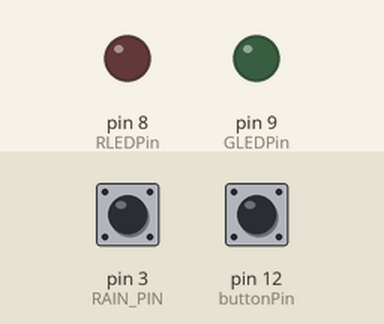
Recording of a sketch running on a simulated Arduino Uno, built with avr-gcc and run on an emulated ATmega328P. Shown: output pins drawn as LEDs (lit = HIGH). Inputs (shaded band) come from the test bench; at power-on: pin 12 (buttonPin) LOW, pin 3 (RAIN_PIN) HIGH. What the sketch prints to the serial monitor is not drawn.

Above: at 1.2 s.
1.3 s: pin 12 (buttonPin) pulled HIGH for 0.15 s
At 2.5 s:
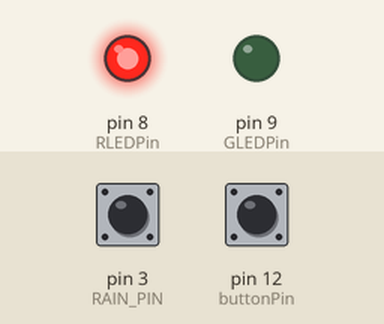
2.9 s: pin 12 (buttonPin) pulled HIGH for 1 s
At 3.9 s:
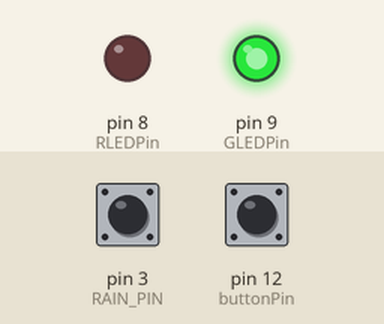
5.4 s: pin 12 (buttonPin) pulled HIGH for 3.2 s
At 5.8 s:
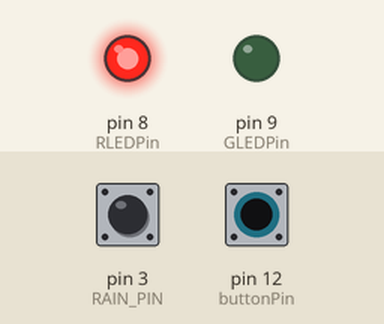
Timing chart, 0 to 8.4 s (numbered marks = the images above; inputs shaded):
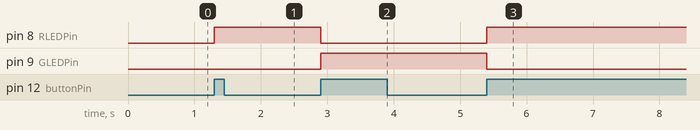

Measured:
- after the input at 1.3 s, pin 8 (RLEDPin): LOW → HIGH at once
- after the input at 2.9 s, pin 8 (RLEDPin): HIGH → LOW at once; pin 9 (GLEDPin): LOW → HIGH at once
- after the input at 5.4 s, pin 8 (RLEDPin): LOW → HIGH at once; pin 9 (GLEDPin): HIGH → LOW at once

The sketch:

ttb_push_button_toggle_switch.ino
```cpp
int LEDState=0;
int RLEDPin=8;
int GLEDPin=9;
int buttonPin=12;
int buttonNew;
int buttonOld=1;
int dt=100;

#include <Chrono.h>

/////////////////////////////Tipping Bucket definitions/////////////////////////////////
#define       RAIN_PIN                          3               //Tipping bucket input
#define       CALC_INTERVAL                     1000            //Increment of measurements in milliseconds
#define       DEBOUNCE_TIME                     80              //Time in milliseconds to get through bounce noise

const double  bucketAmount        =             0.408;          //mm equivalent of ml to trip the bucket
double        totalRain           =             0.0;
double        rainRate            =             0.0;

unsigned long nextCalc;                                         //"Average Switch closure time is 135 ms"
unsigned long timer;                                            //"Bounce Settling Time: 0.75 ms"

unsigned int  rainTrigger         =             0;
unsigned long last_micros_rg;                                   //will store last time bucket tipped
unsigned long tipTime;

void countingRain() {
  if ((long)(micros() - last_micros_rg) >= DEBOUNCE_TIME) {
   tipTime = (micros() - last_micros_rg);
   rainTrigger += 1;
   last_micros_rg = micros();
  }
}
//////////////////////////////////////////////
#include  "DHT.h";
#include  "NewPing.h"

#define   DHTPIN            7                        // DHT-11 Output Pin connection
#define   DHTTYPE           DHT11                    // DHT Type is DHT 11 (AM2302)
#define   TRIGGER_PIN_1     10
#define   ECHO_PIN_1        10
#define   TRIGGER_PIN_2     5
#define   ECHO_PIN_2        5
#define   MAX_DISTANCE      400

NewPing sonar1(TRIGGER_PIN_1, ECHO_PIN_1, MAX_DISTANCE);
NewPing sonar2(TRIGGER_PIN_2, ECHO_PIN_2, MAX_DISTANCE);

double    hum;                                        // Stores humidity value in percent
double    temp;                                       // Stores temperature value in Celcius
double    duration1;                                  // Stores First HC-SR04 pulse duration value
double    duration2;                                  // Stores Second HC-SR04 pulse duration value
double    distance1;                                  // Stores calculated distance in cm for First Sensor
double    distance2;                                  // Stores calculated distance in cm for Second Sensor
double    distanceA;                                  // Stores calculated average distance in cm for two sensors
double    soundsp;                                    // Stores calculated speed of sound in M/S
double    soundcm;                                    // Stores calculated speed of sound in cm/ms
int       iterations =      5;

DHT dht(DHTPIN, DHTTYPE);

#define   SAMPLE_COUNT      4
double    dis[SAMPLE_COUNT];                           // Array to hold the sample data
int       counter   =       0;                         // Counter to keep track of the current sample location

///////Chrono
Chrono ultra;                                          // Metro timer for 10 second intervals (used to time publishing level sensor to Serial )
Chrono wait;
Chrono tipping;

void setup() {
  // put your setup code here, to run once:
Serial.begin(9600);
pinMode(RLEDPin, OUTPUT);
pinMode(GLEDPin, OUTPUT);
pinMode(buttonPin, INPUT);

dht.begin();

  attachInterrupt(digitalPinToInterrupt(RAIN_PIN), countingRain, RISING);

  pinMode(RAIN_PIN, INPUT);
  nextCalc = millis() + CALC_INTERVAL;

}

void loop() {
buttonNew=digitalRead(buttonPin);
if(buttonOld==0 && buttonNew==1){
  if (LEDState==0){
    digitalWrite(RLEDPin,HIGH);
    digitalWrite(GLEDPin, LOW);
    LEDState=1;
    Serial.print("RED");
  }
  else{
    digitalWrite(RLEDPin, LOW);
    digitalWrite(GLEDPin, HIGH);
    LEDState=0;
    Serial.print("GREEN");
  }
}
buttonOld=buttonNew;
delay(dt);
}
```
